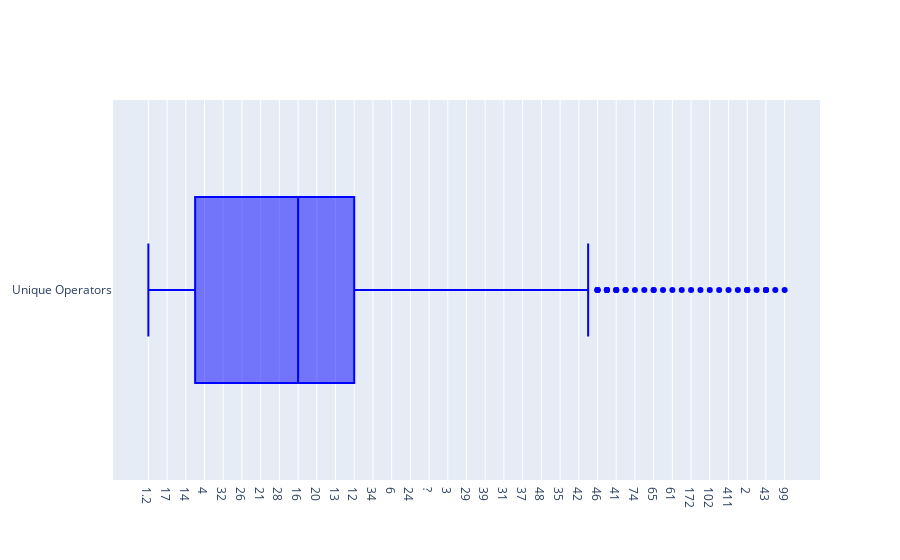

The code cell stored with this chart in its notebook:
### Code cell
trace1 = go.Box(
    x = data.uniq_Op,
    name = 'Unique Operators',
    marker = dict(color = 'blue')
    )
box_data = [trace1]
iplot(box_data)

### Figure 1 — Plotly figure (JSON) as saved in the notebook; plotly's stock layout.template omitted (floating-point values rounded to 4 significant figures; data arrays with more than 128 entries replaced by an {"elided": "..."} marker saying what was removed)
{"data": [{"marker": {"color": "blue"}, "name": "Unique Operators", "type": "box", "x": {"elided": "10885 str values"}}], "layout": {}}
